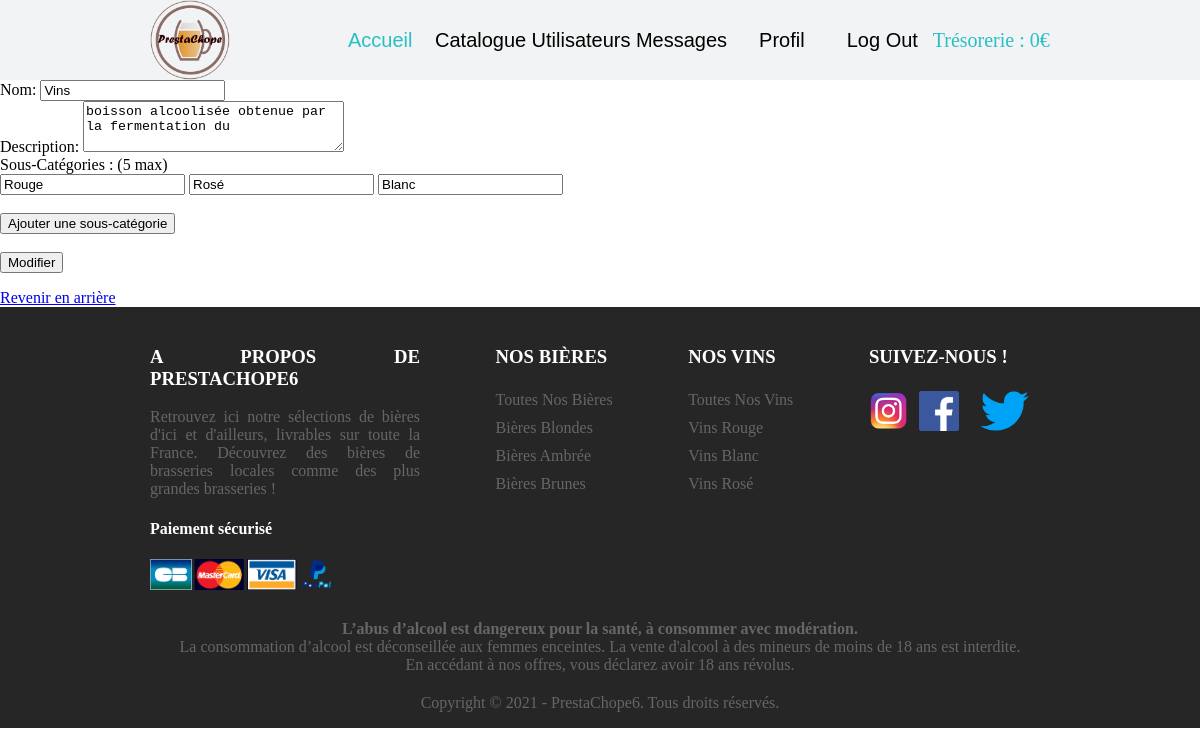
/PrestaChope/index.php?page=modifCatégorie&caté=3 (signed in), run on the app's committed database.
### tables this page shows
CREATE TABLE categories(
        Id          Int  Auto_increment  NOT NULL ,
        nom         Varchar (50) NOT NULL ,
        description Varchar (50) NOT NULL
	,CONSTRAINT categories_PK PRIMARY KEY (Id)
);

CREATE TABLE souscategories(
        Id            Int  Auto_increment  NOT NULL ,
        nom           Varchar (50) NOT NULL ,
        Id_Categories Int NOT NULL
	,CONSTRAINT souscategories_PK PRIMARY KEY (Id)
	,CONSTRAINT souscategories_categories_FK FOREIGN KEY (Id_Categories) REFERENCES categories(Id)
);

### PrestaChope/pages/catégories/ControllerCatégories.php (called while the page is built, shortened)
<?php
require_once('DAO/CatégoriesDAO.php');
class ControllerCatégories {
    function includeViewModifCatégorie(){
        require_once('ModifCatégorie.php');
    }
}

### PrestaChope/index.php (called while the page is built, shortened)
<?php
require_once('header.php');
$page = "accueil";
if (!empty($_GET['page'])) {
    $page = $_GET['page'];
}
SuperController::callPage($page);
require_once('footer.php');
?>

### PrestaChope/DAO/CatégoriesDAO.php (called while the page is built, shortened)
<?php
require_once('DTO/CatégoriesDTO.php');
require_once('DTO/SousCatégoriesDTO.php');
Class CatégoriesDAO {
    static function SearchSousCatégories($id) {
        $bdd = DataBaseLinker::getConnexion();
        $reponse = $bdd->prepare('Select * from souscategories where Id_Categories = ?');
        $reponse->execute(array($id));
        $scat = $reponse->fetchAll();
        if ($scat) {
            $tab = [];
            foreach ($scat as $sous_caté) {
                $souscat = new SousCatégoriesDTO();
                $souscat->setId($sous_caté['Id']);
                $souscat->setNom($sous_caté['nom']);
                $tab[] = $souscat;
            }
            return $tab;
        } else {
            return null;
        }
    }
    static function SearchCatégoriesByIdAndSousCatégories($id) {
        $bdd = DataBaseLinker::getConnexion();
        $state = $bdd->prepare('SELECT * from categories where Id= ?');
        $state->execute(array($id));
        $catégorie = $state->fetchAll();
        $cate = new CatégoriesDTO();
        foreach ($catégorie as $cat) {
            $cate->setId($cat['Id']);
            $cate->setNom($cat['nom']);
            $cate->setDescription($cat['description']);
            $scaté = self::SearchSousCatégories($cat['Id']);
            $cate->setSouscatégories($scaté);
        }
        return $cate;
    }
}

### PrestaChope/DTO/CatégoriesDTO.php (called while the page is built, shortened)
<?php
Class CatégoriesDTO {
    private $nom;
    private $description;
    private $souscatégories = [];
    function getNom() {
        return $this->nom;
    }
    function getDescription() {
        return $this->description;
    }
    function getSouscatégories() {
        return $this->souscatégories;
    }
    function setNom($nom): void {
        $this->nom = $nom;
    }
    function setDescription($description): void {
        $this->description = $description;
    }
    function setSouscatégories($souscatégories): void {
        $this->souscatégories = $souscatégories;
    }
}

### PrestaChope/DTO/SousCatégoriesDTO.php (called while the page is built, shortened)
<?php
Class SousCatégoriesDTO{
    private $nom;
    function getNom() {
        return $this->nom;
    }
    function setNom($nom): void {
        $this->nom = $nom;
    }
}

### PrestaChope/pages/catégories/ModifCatégorie.php (the view, shortened to what this page needs)
<html>
    <head>
    </head>
    <body>
        <?php
        $caté = CatégoriesDAO::SearchCatégoriesByIdAndSousCatégories($_GET['caté']);
        ?>
        <form action="index.php?page=modifCatégorie" id="modifForm" method="post">
            <label for="#nom">Nom: </label>
            <input id="nom" type="text" name="nom" value="<?php echo $caté->getNom(); ?>"><br>
            <label for="#description">Description: </label>
            <textarea id="description" name="description" rows="3" cols="30"><?php echo $caté->getDescription(); ?></textarea><br>
            Sous-Catégories : (5 max) <br>
            <div id="sousCaté">
                <?php
                if ($caté->getSouscatégories() != null) {
                    foreach ($caté->getSouscatégories() as $souscaté) {
                        ?>
                        <input type="text" name="sousCaté[]" value="<?php echo $souscaté->getNom(); ?>" >
                        <?php
                    }
                }
                ?>
            </div>
            <br>
            <input id="btnAdd" type="button" value="Ajouter une sous-catégorie" >
            <br><br>
            <input type="submit" value="Modifier">
        </form>
        <a href="index.php?page=catégories">Revenir en arrière</a>
    </body>
</html>

### PrestaChope/assets/css/header.css (style rules this page uses)
html { margin: 0; }
body { margin: 0; }

### data on the page
categories: nom "Vins", description "boisson alcoolisée obtenue par la fermentation du"
souscategories: nom "Rouge"
souscategories: nom "Rosé"
souscategories: nom "Blanc"

### other printed values
FacturesDAO::TotalTresorerie() "0"
